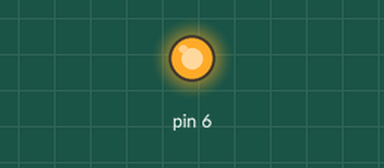
A sketch run on a simulated Arduino Uno, built with avr-gcc and run on an emulated ATmega328P. Parts: output pins drawn as LEDs (lit = HIGH).

Above: at 2.5 s.
At 5.5 s:
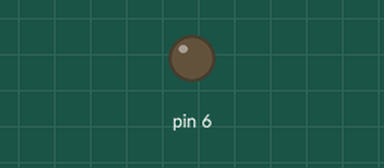
Timing chart, 0 to 7.8 s (numbered marks = the images above):
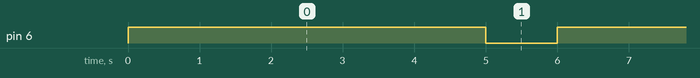

The sketch:

pilotage_relais.ino
```cpp
// pilotage_relais
// Sixtine Trierweiler

void setup() {
   pinMode(6, OUTPUT); //6 est une sortie
}

void loop() {
  // put your main code here, to run repeatedly:
  digitalWrite(6,HIGH);
  delay(5000);
  digitalWrite(6,LOW);
  delay(1000);

}
```

Measured:
- by itself, pin 6: alternates HIGH for 5.0 s and LOW for 1.0 s
